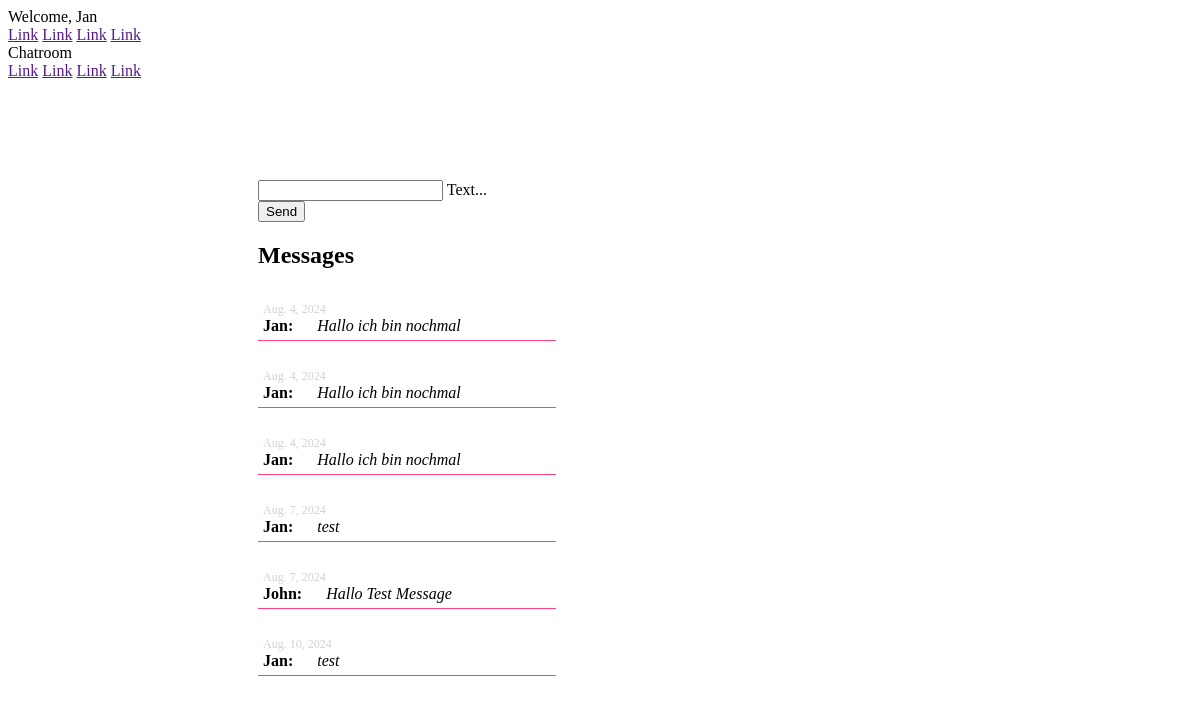
Screenshot of /chat/ (signed in) with the database file from the repository.
### chat/models.py (models this page shows)
class Message(models.Model):
    text = models.CharField(max_length=500)
    created_at = DateField(default=date.today)
    chat = models.ForeignKey(Chat, on_delete=models.CASCADE, related_name='chat_message_set', default=None, blank=True, null=True)
    author = models.ForeignKey(settings.AUTH_USER_MODEL, on_delete=models.CASCADE, related_name='author_message_set')
    receiver = models.ForeignKey(settings.AUTH_USER_MODEL, on_delete=models.CASCADE, related_name='receiver_message_set')

### chat/views.py (the view)
# urls.py: path('chat/', index),
@login_required(login_url='/login/')
def index(request):
    if request.method == 'POST':
        print('Received Data ' + request.POST['textmessage'])
        myChat = Chat.objects.get(id=1)
        Message.objects.create(text=request.POST['textmessage'], chat=myChat, author=request.user, receiver=request.user)
    chatMessages = Message.objects.filter(chat__id=1)
    return render(request, 'chat/index.html', {'messages': chatMessages})

### chat/templates/chat/index.html (shortened to what this page needs)
{% extends "mastertemplate.html" %}
{% block content %}
{% if request.user.is_authenticated %}
<form action="/chat/" method="post">
  <div class="mdl-textfield mdl-js-textfield mdl-textfield--floating-label">
    <input class="mdl-textfield__input" name="textmessage" type="text" id="sample3">
    <label class="mdl-textfield__label" for="sample3">Text...</label>
  </div>
  <button class="mdl-button mdl-js-button mdl-button--raised mdl-js-ripple-effect mdl-button--accent">
    Send
  </button>
</form>
<div>
  <h2>Messages</h2>
  <div class="message-field">
    {% for message in messages %}
    <div class="chat-message">
      <span>{{ message.created_at }}</span>
      <div>
        <b>{{ message.author.first_name }}:</b> <i>{{ message.text }}</i>
      </div>
    </div>
    {% endfor %}
  </div>
</div>
{% else %}
<h1>Nicht eingeloggt</h1>
<p>Du bist aktuell nicht eingeloggt</p>
<p>Bitte klicke <a href="/login/">hier</a></p>
{% endif %}
{% endblock %}

### templates/mastertemplate.html (shortened to what this page needs)
<!DOCTYPE html>
<html lang="en">
<head>
    <link rel="stylesheet" href="https://code.getmdl.io/1.3.0/material.indigo-pink.min.css">
    {% load static %}
    <link rel="stylesheet" href="{% static 'css/style.css' %}">
</head>
<body>
    <div class="mdl-layout mdl-js-layout mdl-layout--fixed-header">
        <header class="mdl-layout__header">
            <div class="mdl-layout__header-row">
                <span class="mdl-layout-title">
                    {% if request.user.is_authenticated %}
                    Welcome, {{ request.user.first_name }}
                    {% else %}
                    Welcome, Please login
                    {% endif %}
                </span>
                <nav class="mdl-navigation mdl-layout--large-screen-only">
                    <a class="mdl-navigation__link" href="">Link</a>
                    <a class="mdl-navigation__link" href="">Link</a>
                    <a class="mdl-navigation__link" href="">Link</a>
                    <a class="mdl-navigation__link" href="">Link</a>
                </nav>
            </div>
        </header>
        <div class="mdl-layout__drawer">
            <span class="mdl-layout-title">Chatroom</span>
            <nav class="mdl-navigation">
                <a class="mdl-navigation__link" href="">Link</a>
                <a class="mdl-navigation__link" href="">Link</a>
                <a class="mdl-navigation__link" href="">Link</a>
                <a class="mdl-navigation__link" href="">Link</a>
            </nav>
        </div>
        <main class="mdl-layout__content">
            <div class="page-content">
                {% block content %}
                {% endblock %}
            </div>
        </main>
    </div>
</body>
</html>

### static/css/style.css (style rules this page uses)
.page-content { padding: 100px 250px; }
.message-field { display: flex; flex-direction: column; gap: 10px; }
.chat-message { margin: 5px 0; padding: 5px; border-bottom: 1px solid rgb(255, 64, 129); width: 288px; }
.chat-message span { color: #d1d1d1; font-size: 12px; }
.chat-message b { padding-right: 20px; font-size: 16px; }

### rows the page displays
Message: created_at "Aug. 4, 2024", author.first_name "Jan", text "Hallo ich bin nochmal"
Message: created_at "Aug. 4, 2024", author.first_name "Jan", text "Hallo ich bin nochmal"
Message: created_at "Aug. 4, 2024", author.first_name "Jan", text "Hallo ich bin nochmal"
Message: created_at "Aug. 7, 2024", author.first_name "Jan", text "test"
Message: created_at "Aug. 7, 2024", author.first_name "John", text "Hallo Test Message"
Message: created_at "Aug. 10, 2024", author.first_name "Jan", text "test"

### other values shown
{{ request.user.first_name }} "Jan"
